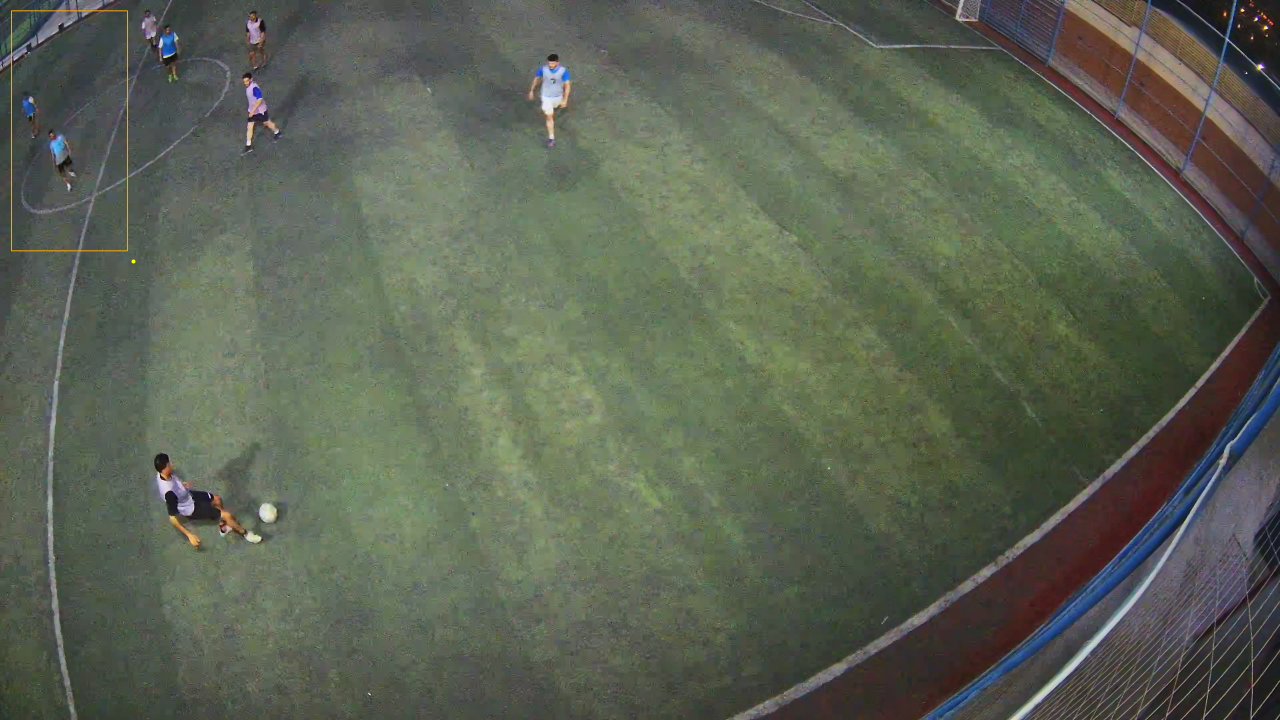
#> input picture reports/ball_testing/holdout_map_fn_spot/rand_t00166.0s_i0114_P10.jpg, 3840 x 2160 px (shown at 1/3 size)
$ python -i homography.py   (imports and definitions only)
#> lines starting #> are read from the running program, lines starting #| are printed output that depends on the picture
"""
Homography estimation for Game State Reconstruction
Transforms pixel coordinates to pitch coordinates
"""
import numpy as np
import cv2
from typing import List, Tuple, Optional, Dict
import torch


def _line_xyxy(line):
    arr = np.asarray(line).reshape(-1)
    x1, y1, x2, y2 = arr[:4]
    return int(x1), int(y1), int(x2), int(y2)


def detect_pitch_keypoints(image: np.ndarray) -> Optional[np.ndarray]:
    """
    Detect pitch keypoints (corners, penalty box, center circle)

    Args:
        image: Input image as numpy array

    Returns:
        Array of keypoint coordinates or None if detection fails
    """
    # Convert to grayscale
    gray = cv2.cvtColor(image, cv2.COLOR_RGB2GRAY) if len(image.shape) == 3 else image
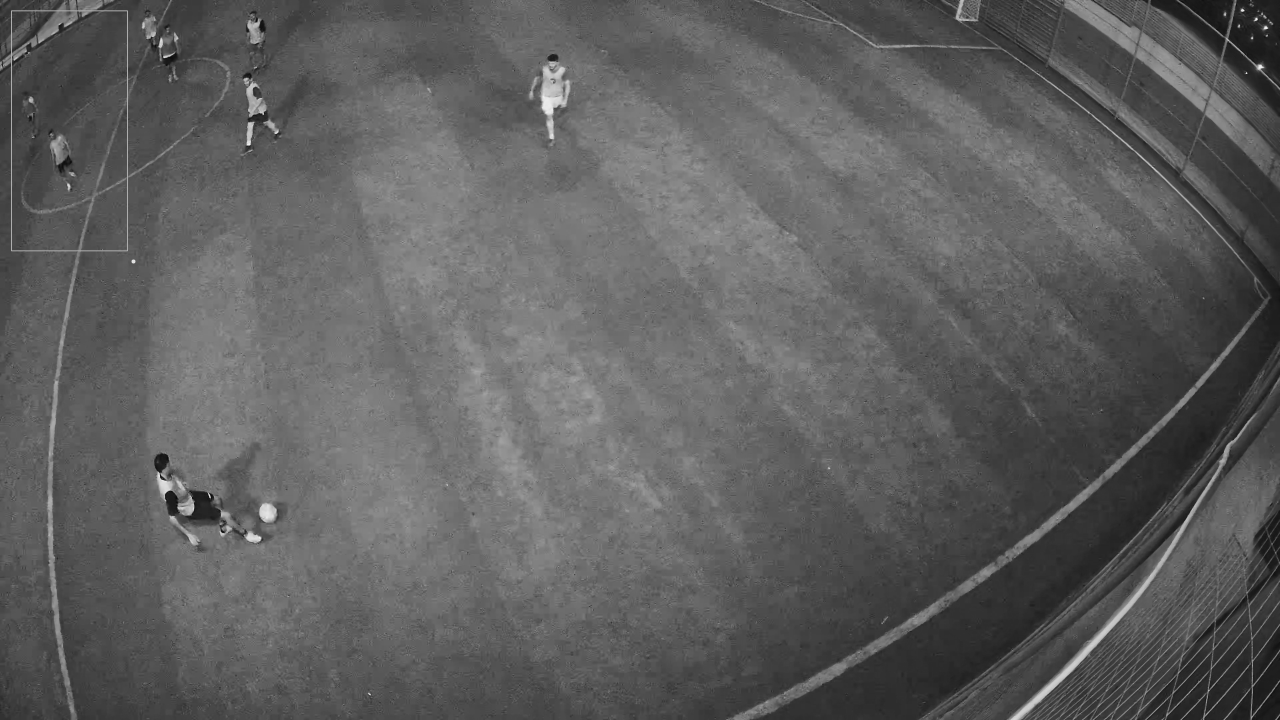
#> gray: shape (2160, 3840) (shown at 1/3 size); min 1, max 253, mean 94.6

    # Detect lines using HoughLinesP
    edges = cv2.Canny(gray, 50, 150, apertureSize=3)
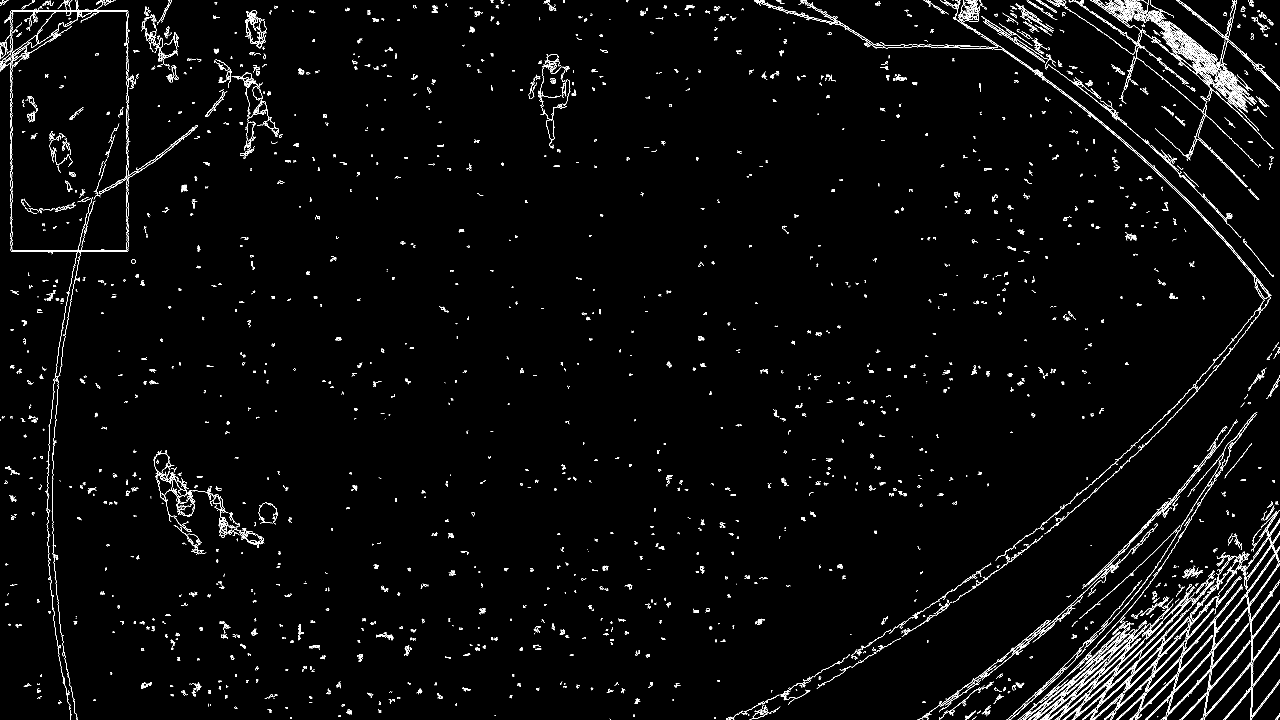
#> edges: shape (2160, 3840) (shown at 1/3 size); 1.9% white in thin lines or dots
    lines = cv2.HoughLinesP(edges, 1, np.pi/180, threshold=100, minLineLength=100, maxLineGap=10)
#> lines = 181 rows, first 6: [380, 753, 380, 495], [32, 623, 32, 33], [3261, 1753, 3415, 1599], [35, 542, 35, 393], [157, 30, 272, 30], [3359, 34, 3476, 34]

    if lines is None:
        return None

    # Extract line endpoints
    keypoints = []
    for line in lines:
        x1, y1, x2, y2 = _line_xyxy(line)
        keypoints.append([x1, y1])
        keypoints.append([x2, y2])
#> this loop made 181 passes
#> after the loop, keypoints = 362 pairs, first value 32 to 3839, second value 0 to 2159

    if len(keypoints) < 4:
        return None

    return np.array(keypoints, dtype=np.float32)


# [414 lines left out: functions estimate_homography_manual, estimate_homography_auto_averaged, estimate_homography_auto_with_undistorted, estimate_homography_auto, transform_point, apply_homography_vectorized and 1 more, not called in this run]


class HomographyEstimator:
    """
    Homography estimator for pitch coordinate transformation
    """
    # [362 lines left out: functions __init__, estimate_averaged, estimate, refine_y_axis_from_positions, _validate_y_axis_accuracy, transform and 1 more, not called in this run]

>>> import cv2
>>> picture = cv2.cvtColor(cv2.imread('../../reports/ball_testing/holdout_map_fn_spot/rand_t00166.0s_i0114_P10.jpg'), cv2.COLOR_BGR2RGB)
>>> result = detect_pitch_keypoints(picture)
#> result has the same summary as keypoints in detect_pitch_keypoints
